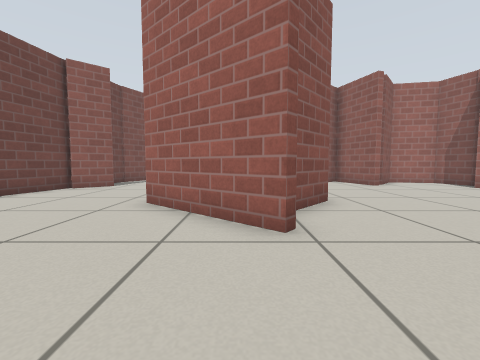
view 1 (above)

17 first-person views from a walk through a Gazebo world. The camera is 0.5 m above the floor, tilts 4° down and sees 90° across. The floor is counted in squares, 0.5 m on a side. Each view is taken from the middle of a square. On the plan, view 1 faces up. The plan holds only what a view shows up to about 10 squares ahead; the rest is blank. Robots are left out. Gazebo's built-in surfaces are drawn with simple patterns.

view 2
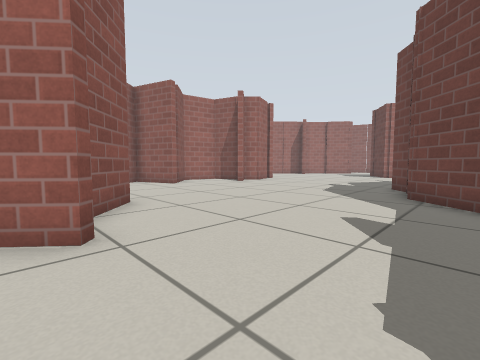

view 3
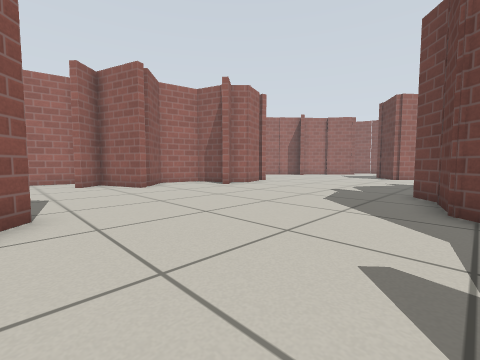

view 4
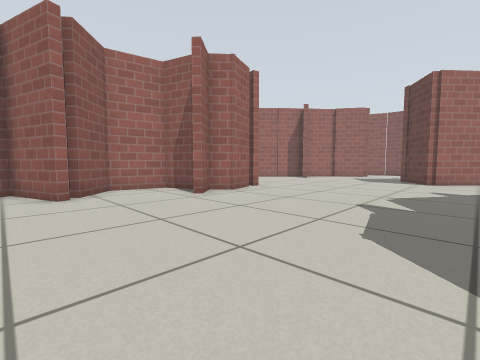

view 5
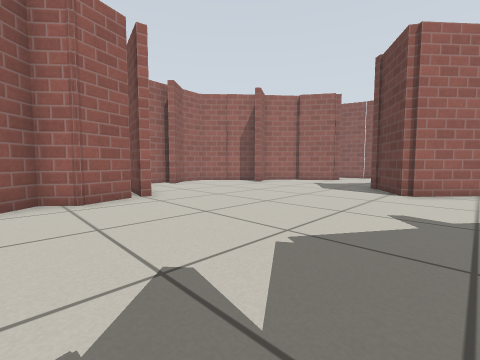

view 6
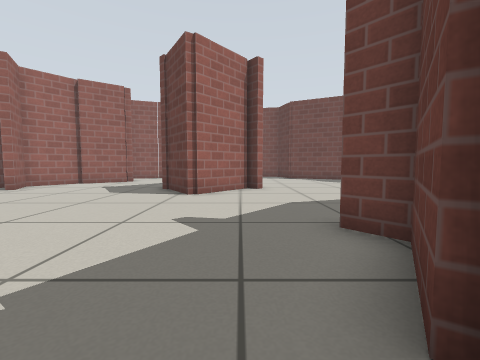

view 7
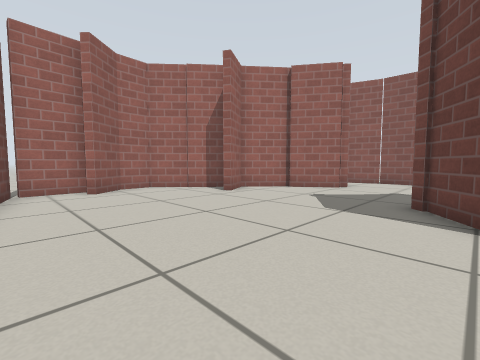

view 8
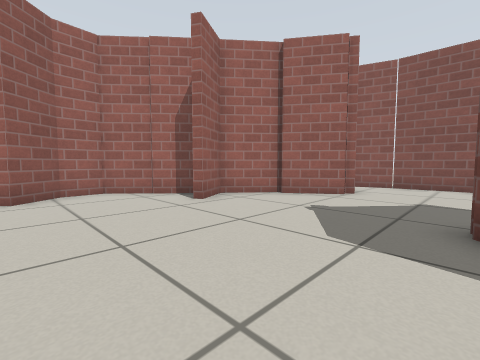

view 9
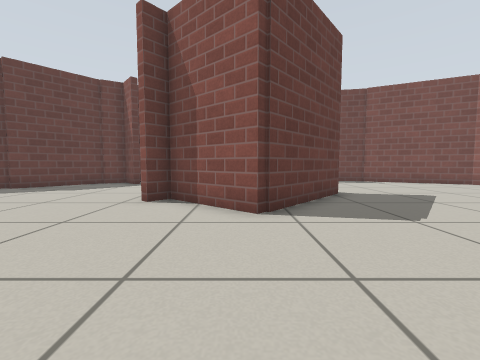

view 10
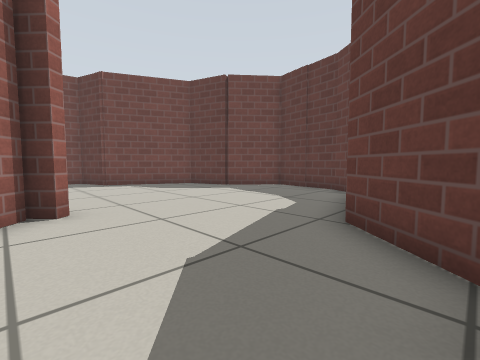

view 11
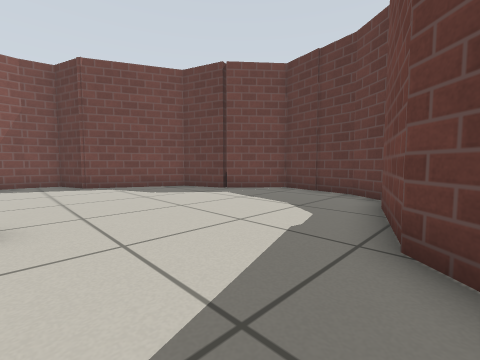

view 12
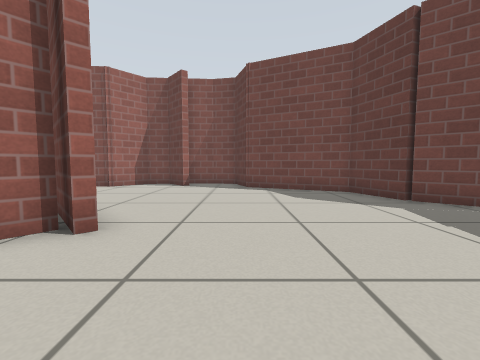

view 13
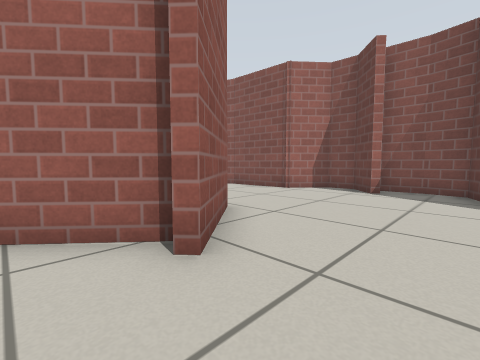

view 14
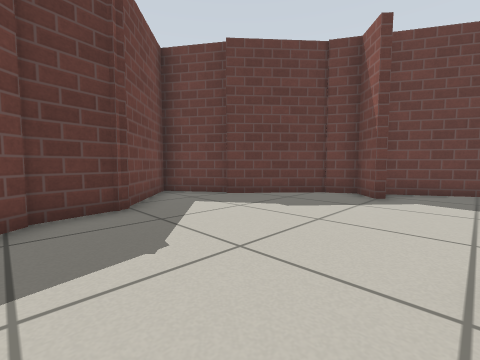

view 15
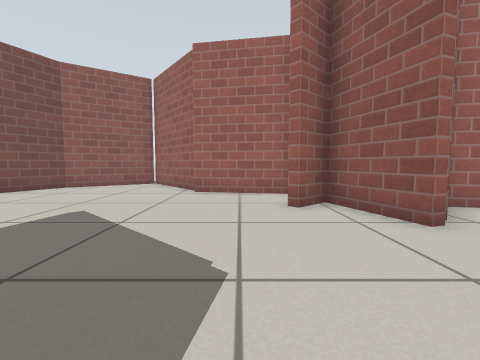

view 16
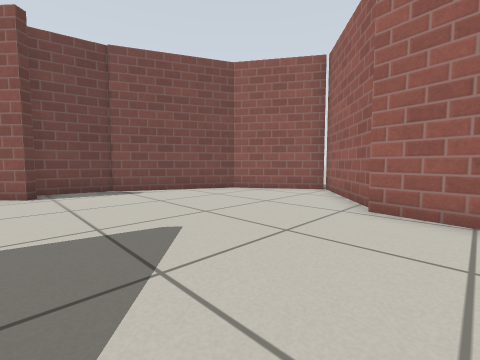

view 17
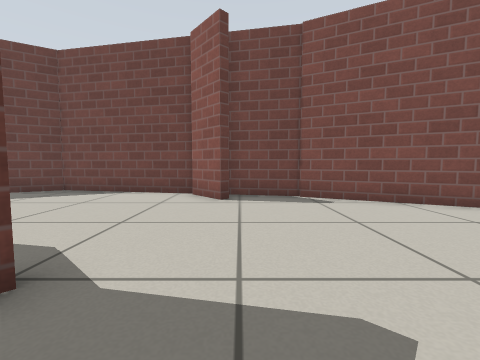

### Floor plan
Points are (right, up) in squares from view 1. A wall is a line through its corners. A room is listed if a view was taken in it or the views show most of it. See-through windows are left out.
Room 1 (views 1, 2, 3, 4, 5, 6, 7, 8, 9, 10, 11, 14, 15, 16)
walls: (10.3, 10.6) (9.8, 12.1) (7.7, 12.5) (6.6, 11.2); (12.1, 2.1) (14, 0.8) (14.7, 1.5); (6, 10.6) (5.6, 12); (12.7, 10.1) (11.3, 9.6) (10.6, 10.2) (9.7, 9.5) (9.4, 9.8); (6.7, -0.1) (7.9, 1.3) (9.9, 1.8) (10.6, 2.4); (5.2, 13.1) (4.2, 12.3); (14.9, 0.3) (15.9, -0.6); (0.7, 3.4) (-2.4, 6.1); (18.5, 4.6) (20.3, 5.8); (2.7, -2) (3.1, -1.6); (-0.8, 9.2) (2.4, 6.4) (0.3, 4.1) (0.9, 3.6); (16.1, 14.5) (14.2, 14.4) (14, 13.4); (20.3, 2.3) (21.8, 3.7); (20.6, 2.6) (18.6, 4.4); (20.8, 12.5) (18.2, 14.7) (17.2, 14.6) (16.1, 13.7); (-4.7, 1.2) (-4.4, 0.9) (-5.3, 0.2) (-4.8, -0.7); (-2.5, -3.1) (-1.2, -5.1) (1.2, -2.4) (2.8, -2.1); (22.9, 10.8) (21.2, 12.2) (19.9, 11.4); (23.9, 9) (22.7, 10.7); (-4.9, -0.7) (-2.2, -3); (24.2, 8.8) (24, 9.2); (-7.8, 4.5) (-5.7, 0.9)
ways out: opening at (18, 0.3) to room 2; opening at (22.5, 7.5) to room 2; opening at (-4.5, 4.2) to room 3; opening at (2.5, 10.2) to room 3
Room 2 (views 12, 13)
walls: (22.8, 4.2) (20.5, 2.1); (27.6, 2.5) (28.6, 3.4) (28.5, 4.4) (27.3, 5.5) (27.1, 8.4) (26.6, 9.7); (28.8, 1.2) (28.7, 2.5); (16.6, -1.4) (17.5, -4.1); (15.9, -0.6) (16.6, -1.2); (17.7, -5.1) (18.9, -5.9) (21.7, -6.4) (23.4, -4.4) (25.3, -3.8) (26.9, -0.3) (28.5, 0.2) (28.8, 1.3)
ways out: opening at (18, 0.3) to room 1; opening at (22.5, 7.5) to room 1
Room 3 (view 17)
walls: (-5.8, 10.8) (-5.5, 10.5) (-6.7, 9.4); (-6.2, 12.9) (-6.6, 10.6); (-6.8, 9.7) (-7.8, 4.5); (1.4, 15.7) (-0.9, 18.5); (-1.5, 18.5) (-4.1, 16.8) (-6.1, 12.7); (4.6, 14.8) (1.3, 15.4); (5.6, 12) (5.2, 13.1)
ways out: opening at (-4.5, 4.2) to room 1; opening at (2.5, 10.2) to room 1

Where each view was taken, in squares from view 1:
view 1: 0 up, 0 right, facing up
view 2: 0 up, 0 right, facing up-right
view 3: 1 up, 2 right, facing up-right
view 4: 3 up, 5 right, facing up-right
view 5: 3 up, 10 right, facing up-right
view 6: 3 up, 11 right, facing right
view 7: 5 up, 14 right, facing up-right
view 8: 6 up, 16 right, facing up-right
view 9: 6 up, 7 right, facing left
view 10: 3 up, 15 right, facing down-right
view 11: 2 up, 16 right, facing down-right
view 12: 0 up, 17 right, facing right
view 13: 0 up, 19 right, facing up-right
view 14: 3 up, 3 right, facing down-left
view 15: 7 up, 3 right, facing up
view 16: 10 up, 3 right, facing up-left
view 17: 11 up, 1 right, facing left
